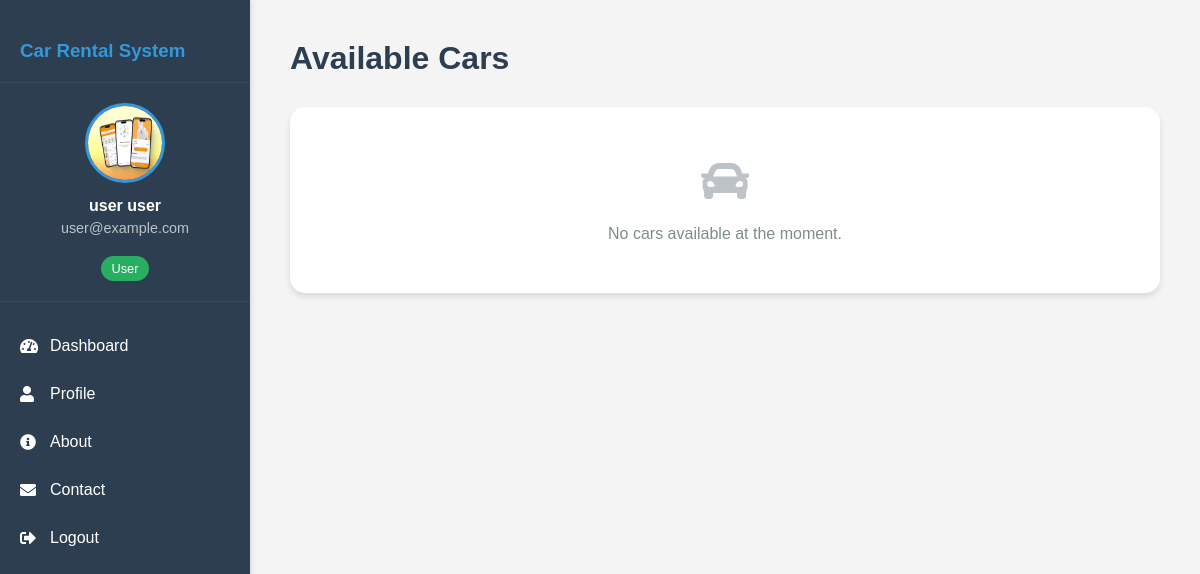
Page /dashboard/ (signed in) on the earlier database version.
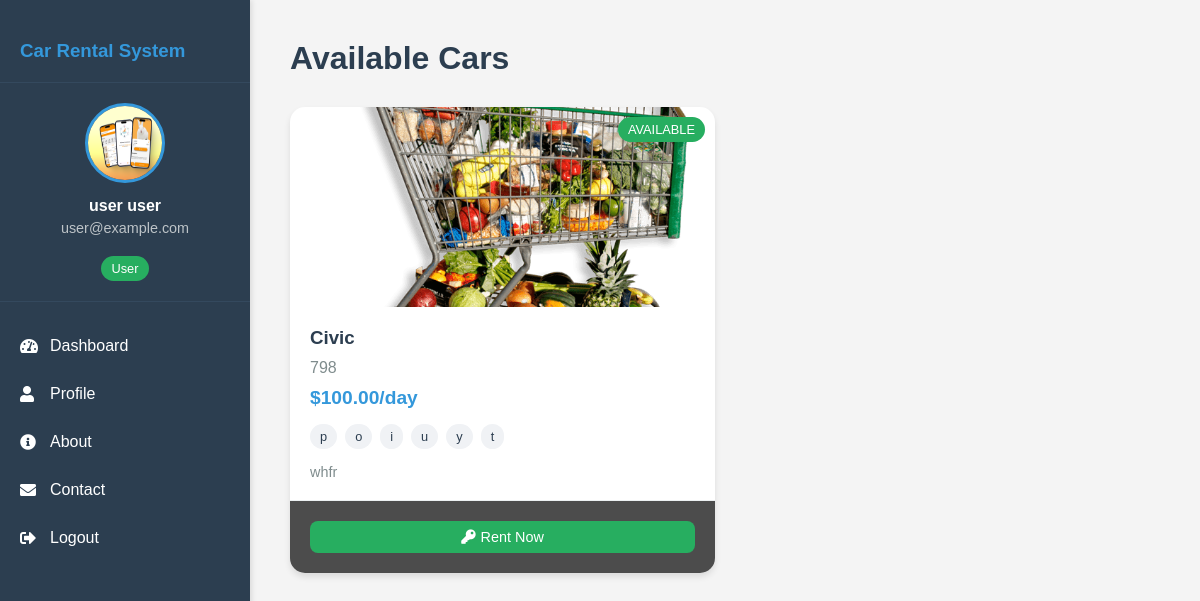
Same page on the later database version.
### myapp/models.py (models this page shows, shortened)
class Car(models.Model):
    STATUS_CHOICES = [
        ('available', 'Available'),
        ('rented', 'Rented'),
    ]
    name = models.CharField(max_length=100)
    model = models.CharField(max_length=50)
    status = models.CharField(max_length=50, choices=STATUS_CHOICES, default='available')
    image = models.ImageField(upload_to='car_images/')
    price = models.DecimalField(max_digits=10, decimal_places=2)
    description = models.TextField()
    created_by = models.ForeignKey(User, on_delete=models.CASCADE)
    created_at = models.DateTimeField(auto_now_add=True)
    updated_at = models.DateTimeField(auto_now=True)

class CarFeature(models.Model):
    car = models.ForeignKey(Car, related_name='features', on_delete=models.CASCADE)
    feature_name = models.CharField(max_length=100)

### myapp/views.py (the view)
# urls.py: path('dashboard/', views.dashboard, name='dashboard'),
@login_required
def dashboard(request):
    cars = Car.objects.all()
    context = {
        'cars': cars,
        'is_admin': request.user.is_staff,
        'is_superuser': request.user.is_superuser
    }
    return render(request, 'myapp/dashboard.html', context)

### myapp/templates/myapp/dashboard.html (shortened to what this page needs)
{% extends 'myapp/base.html' %}
{% load static %}
{% block content %}
<div class="dashboard-container">
    <div class="dashboard-header">
        <h1>Available Cars</h1>
    </div>
    <div class="car-grid">
        {% for car in cars %}
        <div class="car-card">
                <div class="car-image">
                    <img src="{{ car.image.url }}" alt="{{ car.name }}">
                    <div class="car-status {{ car.status }}">{{ car.status|title }}</div>
                </div>
                <div class="car-details">
                    <h3>{{ car.name }}</h3>
                    <p class="car-model">{{ car.model }}</p>
                    <p class="car-price">${{ car.price }}/day</p>
                    <div class="car-features">
                        {% for feature in car.features.all %}
                        <span class="feature-tag">{{ feature.feature_name }}</span>
                        {% endfor %}
                    </div>
                    <p class="car-description">{{ car.description }}</p>
                </div>
            <div class="car-actions">
                {% if car.status == 'available' %}
                    <button class="rent-btn" onclick="rentCar({{ car.id }})">
                        <i class="fas fa-key"></i> Rent Now
                    </button>
                {% elif car.status == 'rented' %}
                    <button class="return-btn" onclick="returnCar({{ car.id }})">
                        <i class="fas fa-undo"></i> Return Car
                    </button>
                {% endif %}
            </div>
        </div>
        {% empty %}
        <div class="no-cars">
            <i class="fas fa-car"></i>
            <p>No cars available at the moment.</p>
        </div>
        {% endfor %}
    </div>
</div>
{% endblock %}

Differences in the rows shown:
added Car: image (picture), status "AVAILABLE", name "Civic", model "798", price "100.00", description "whfr"
added CarFeature: feature_name "p"
added CarFeature: feature_name "o"
added CarFeature: feature_name "i"
added CarFeature: feature_name "u"
added CarFeature: feature_name "y"
added CarFeature: feature_name "t"
Other differences:
text no longer shown: "No cars available at the moment."
